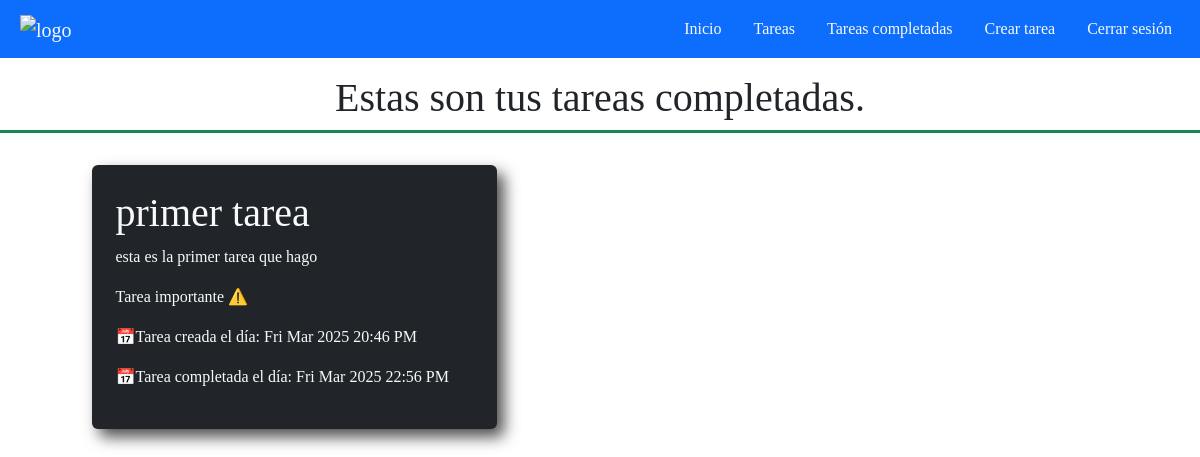
The page /tasksCompleted/ (signed in) on the database as committed earlier.
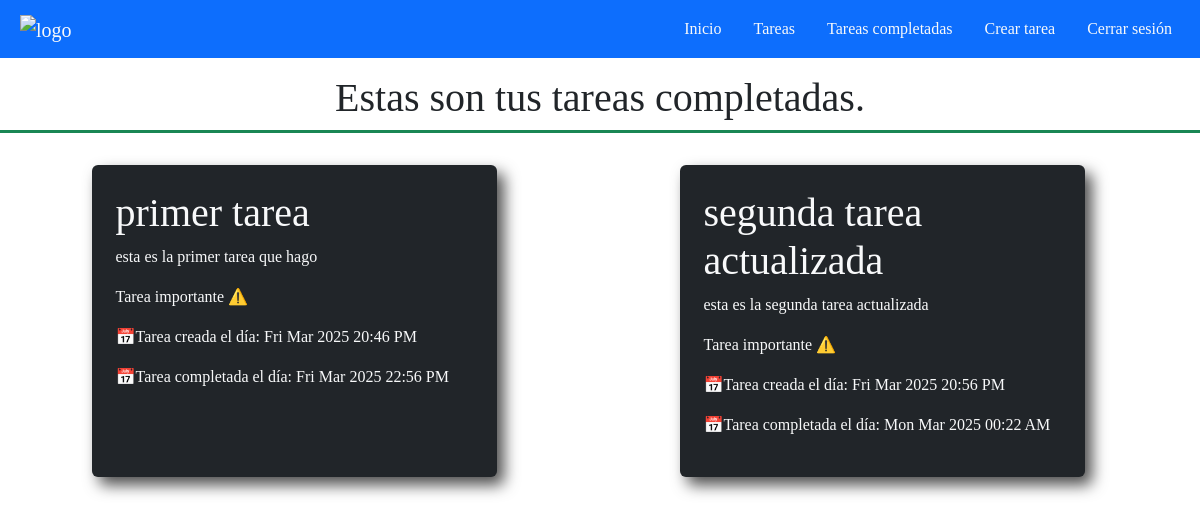
The same page on the database as committed later.
### tasks/models.py (models this page shows, shortened)
class Task(models.Model):
    title = models.CharField(max_length=100)
    description = models.TextField(blank=True)
    created = models.DateTimeField(auto_now_add=True)
    datecompleted = models.DateTimeField(null=True,blank=True) #blank True es para que ese campo sea opcional
    important = models.BooleanField(default=False)
    user = models.ForeignKey(User, on_delete=models.CASCADE)

### tasks/views.py (the view)
# urls.py: path('tasksCompleted/',views.tasksCompleted, name='tasksCompleted'),
def tasksCompleted(request):
    if request.method == "GET":
        tasks = Task.objects.filter(user=request.user,datecompleted__isnull = False)
        return render(request,'tasksCompleted.html',{
            'tasks':tasks
        })

### tasks/templates/tasksCompleted.html
{%extends 'base.html'%}
{%block content%}
    <h1 class="text-center mt-3 fs-1 border-3 border-bottom border-success d-flex align-center justify-content-center w-100 pb-2">Estas son tus tareas completadas.</h1>
    <section class="tasks container-fluid row w-100">
            {%for task in tasks%}
                <div class="col-sm-12 col-xl-6 col-lg-4 col-md-4 d-flex justify-content-center align-items-center p-4">
                    <div class="task p-4 h-100 w-75 bg-dark text-light rounded-2">
                        <h1>
                            {{task.title}}
                        </h1>
                        <p>
                            {{task.description}}
                        </p>
                        <p>
                            {%if task.important == True%}
                                Tarea importante ⚠️
                            {%endif%}
                        </p>
                        <p>📅Tarea creada el día: {{task.created|date:'D M Y H:i A'}}</p>
                        <p>📅Tarea completada el día: {{task.datecompleted|date:'D M Y H:i A'}} </p>
                    </div>
                </div>
            {%endfor%}
    </section>
{%endblock%}

Rows that differ between the two databases and show on the page:
now on this page (row edited): Task: title "segunda tarea actualizada", description "esta es la segunda tarea actualizada", important "Tarea importante ⚠️", created "Fri Mar 2025 20:56 PM", datecompleted "Mon Mar 2025 00:22 AM"
